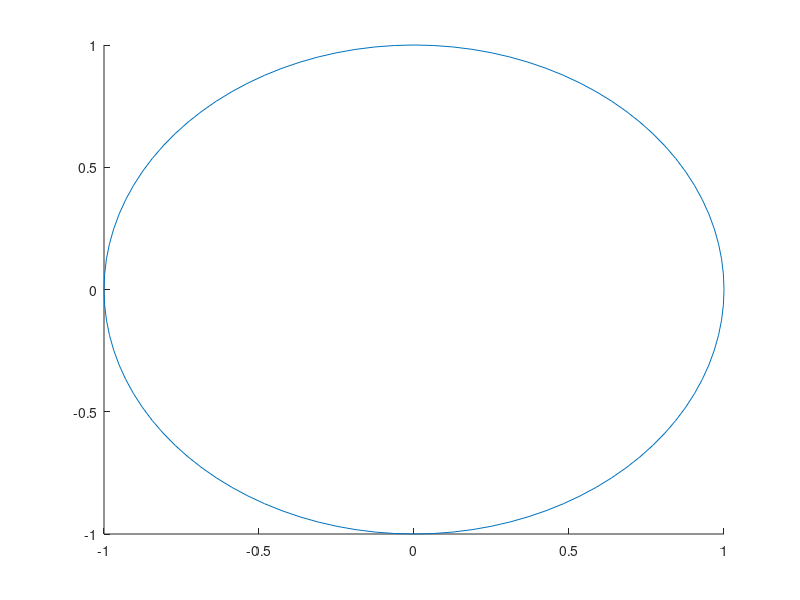

The MATLAB script that drew this image:
% plot the unit circle and 1 norm balls
function test
clf
circle(0,0,1)


end

function h = circle(x,y,r)
hold on
th = 0:pi/50:2*pi;
xunit = r * cos(th) + x;
yunit = r * sin(th) + y;
h = plot(xunit, yunit);
hold off
end